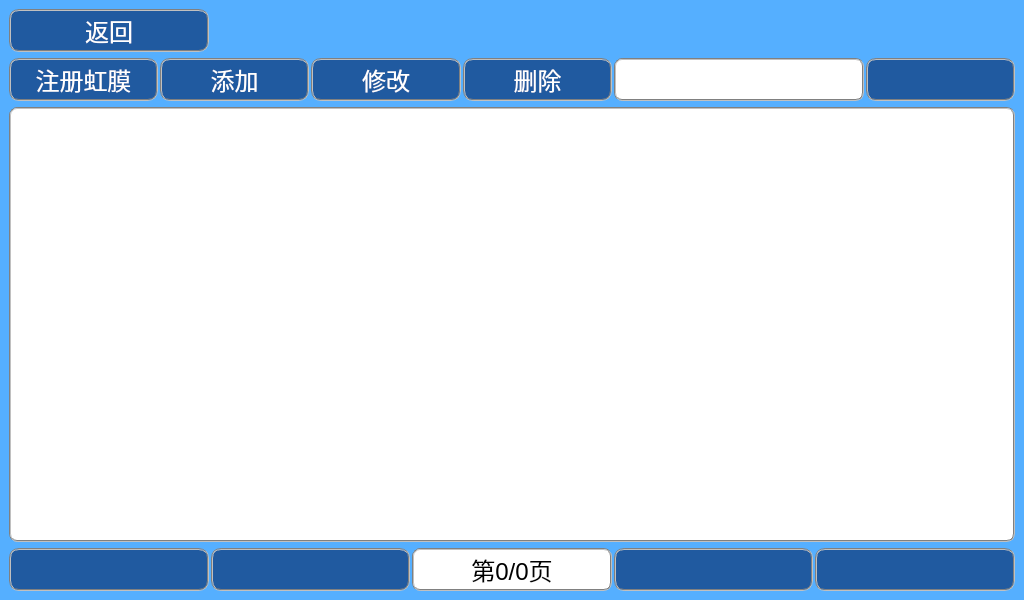
<?xml version="1.0" encoding="UTF-8"?>
<ui version="4.0">
 <class>PersonManage</class>
 <widget class="QDialog" name="PersonManage">
  <property name="geometry">
   <rect>
    <x>0</x>
    <y>0</y>
    <width>1024</width>
    <height>600</height>
   </rect>
  </property>
  <property name="sizePolicy">
   <sizepolicy hsizetype="Preferred" vsizetype="Expanding">
    <horstretch>0</horstretch>
    <verstretch>0</verstretch>
   </sizepolicy>
  </property>
  <property name="font">
   <font>
    <pointsize>9</pointsize>
   </font>
  </property>
  <property name="mouseTracking">
   <bool>true</bool>
  </property>
  <property name="windowTitle">
   <string>MainWindow</string>
  </property>
  <property name="styleSheet">
   <string notr="true"/>
  </property>
  <layout class="QGridLayout" name="gridLayout_3">
   <property name="margin">
    <number>0</number>
   </property>
   <item row="0" column="0">
    <widget class="QWidget" name="centuralWgt" native="true">
     <property name="styleSheet">
      <string notr="true">*{
     color:rgb(0, 0, 0);
     background-color: rgb(85, 175, 255);
}

QTableWidget::item
{
}

QTableWidget::item:selected
{
      selection-background-color: green;
}</string>
     </property>
     <layout class="QGridLayout" name="gridLayout_4">
      <item row="0" column="0">
       <layout class="QGridLayout" name="gridLayout" columnstretch="0,0" rowminimumheight="0" columnminimumwidth="200,0">
        <item row="0" column="0">
         <widget class="QPushButton" name="btnBack">
          <property name="sizePolicy">
           <sizepolicy hsizetype="Minimum" vsizetype="Fixed">
            <horstretch>0</horstretch>
            <verstretch>0</verstretch>
           </sizepolicy>
          </property>
          <property name="font">
           <font>
            <pointsize>18</pointsize>
            <weight>50</weight>
            <italic>false</italic>
            <bold>false</bold>
           </font>
          </property>
          <property name="styleSheet">
           <string notr="true">color: white;
background-color: rgb(32, 90, 160);
border: 2px groove gray;
border-radius: 10px;
padding: 2px 4px;
font: 18pt;</string>
          </property>
          <property name="text">
           <string>返回</string>
          </property>
          <property name="icon">
           <iconset resource="../ikembx00.qrc">
            <normaloff>:/image/jtbq_022.ico</normaloff>:/image/jtbq_022.ico</iconset>
          </property>
          <property name="iconSize">
           <size>
            <width>40</width>
            <height>40</height>
           </size>
          </property>
         </widget>
        </item>
        <item row="0" column="1">
         <spacer name="horizontalSpacer">
          <property name="orientation">
           <enum>Qt::Horizontal</enum>
          </property>
          <property name="sizeHint" stdset="0">
           <size>
            <width>40</width>
            <height>20</height>
           </size>
          </property>
         </spacer>
        </item>
       </layout>
      </item>
      <item row="1" column="0">
       <layout class="QHBoxLayout" name="horizontalLayout">
        <property name="spacing">
         <number>2</number>
        </property>
        <item>
         <widget class="QPushButton" name="btnEnrollIris">
          <property name="sizePolicy">
           <sizepolicy hsizetype="Expanding" vsizetype="Preferred">
            <horstretch>0</horstretch>
            <verstretch>0</verstretch>
           </sizepolicy>
          </property>
          <property name="font">
           <font>
            <pointsize>18</pointsize>
            <weight>50</weight>
            <italic>false</italic>
            <bold>false</bold>
           </font>
          </property>
          <property name="styleSheet">
           <string notr="true">color: white;
background-color: rgb(32, 90, 160);
border: 2px groove gray;
border-radius: 10px;
padding: 2px 4px;
font: 18pt;</string>
          </property>
          <property name="text">
           <string>注册虹膜</string>
          </property>
         </widget>
        </item>
        <item>
         <widget class="QPushButton" name="btnAdd">
          <property name="sizePolicy">
           <sizepolicy hsizetype="Expanding" vsizetype="Preferred">
            <horstretch>0</horstretch>
            <verstretch>0</verstretch>
           </sizepolicy>
          </property>
          <property name="font">
           <font>
            <pointsize>18</pointsize>
            <weight>50</weight>
            <italic>false</italic>
            <bold>false</bold>
           </font>
          </property>
          <property name="styleSheet">
           <string notr="true">color: white;
background-color: rgb(32, 90, 160);
border: 2px groove gray;
border-radius: 10px;
padding: 2px 4px;
font: 18pt;</string>
          </property>
          <property name="text">
           <string>添加</string>
          </property>
         </widget>
        </item>
        <item>
         <widget class="QPushButton" name="btnEdit">
          <property name="sizePolicy">
           <sizepolicy hsizetype="Expanding" vsizetype="Preferred">
            <horstretch>0</horstretch>
            <verstretch>0</verstretch>
           </sizepolicy>
          </property>
          <property name="font">
           <font>
            <pointsize>18</pointsize>
            <weight>50</weight>
            <italic>false</italic>
            <bold>false</bold>
           </font>
          </property>
          <property name="styleSheet">
           <string notr="true">color: white;
background-color: rgb(32, 90, 160);
border: 2px groove gray;
border-radius: 10px;
padding: 2px 4px;
font: 18pt;</string>
          </property>
          <property name="inputMethodHints">
           <set>Qt::ImhNone</set>
          </property>
          <property name="text">
           <string>修改</string>
          </property>
         </widget>
        </item>
        <item>
         <widget class="QPushButton" name="btnDelete">
          <property name="sizePolicy">
           <sizepolicy hsizetype="Expanding" vsizetype="Preferred">
            <horstretch>0</horstretch>
            <verstretch>0</verstretch>
           </sizepolicy>
          </property>
          <property name="font">
           <font>
            <pointsize>18</pointsize>
            <weight>50</weight>
            <italic>false</italic>
            <bold>false</bold>
           </font>
          </property>
          <property name="styleSheet">
           <string notr="true">color: white;
background-color: rgb(32, 90, 160);
border: 2px groove gray;
border-radius: 10px;
padding: 2px 4px;
font: 18pt;</string>
          </property>
          <property name="text">
           <string>删除</string>
          </property>
          <property name="iconSize">
           <size>
            <width>30</width>
            <height>30</height>
           </size>
          </property>
         </widget>
        </item>
        <item>
         <widget class="QLineEdit" name="txtKeyWords">
          <property name="sizePolicy">
           <sizepolicy hsizetype="Expanding" vsizetype="Preferred">
            <horstretch>0</horstretch>
            <verstretch>0</verstretch>
           </sizepolicy>
          </property>
          <property name="font">
           <font>
            <pointsize>20</pointsize>
           </font>
          </property>
          <property name="styleSheet">
           <string notr="true">border-radius: 8px; 
background-color: rgb(255, 255, 255);
border:2px groove gray;
padding: 2px 2px; </string>
          </property>
         </widget>
        </item>
        <item>
         <widget class="QPushButton" name="btnFind">
          <property name="sizePolicy">
           <sizepolicy hsizetype="Expanding" vsizetype="Preferred">
            <horstretch>0</horstretch>
            <verstretch>0</verstretch>
           </sizepolicy>
          </property>
          <property name="styleSheet">
           <string notr="true">color: white;
background-color: rgb(32, 90, 160);
border: 2px groove gray;
border-radius: 10px;
padding: 2px 4px;</string>
          </property>
          <property name="text">
           <string/>
          </property>
          <property name="icon">
           <iconset resource="../ikembx00.qrc">
            <normaloff>:/image/search.ico</normaloff>:/image/search.ico</iconset>
          </property>
          <property name="iconSize">
           <size>
            <width>40</width>
            <height>40</height>
           </size>
          </property>
          <property name="shortcut">
           <string>Backspace</string>
          </property>
          <property name="checkable">
           <bool>true</bool>
          </property>
          <property name="default">
           <bool>true</bool>
          </property>
         </widget>
        </item>
       </layout>
      </item>
      <item row="2" column="0">
       <widget class="QTableWidget" name="twgtPerson">
        <property name="font">
         <font>
          <family>Sans Serif</family>
          <pointsize>16</pointsize>
          <weight>50</weight>
          <italic>false</italic>
          <bold>false</bold>
         </font>
        </property>
        <property name="mouseTracking">
         <bool>false</bool>
        </property>
        <property name="focusPolicy">
         <enum>Qt::NoFocus</enum>
        </property>
        <property name="styleSheet">
         <string notr="true">*{
      border-radius: 8px; 
      font: 16pt &quot;Sans Serif&quot;;
      background-color: rgb(255, 255, 255);
      border:2px groove gray; 
      padding: 2px 2px; 
}

</string>
        </property>
        <property name="editTriggers">
         <set>QAbstractItemView::NoEditTriggers</set>
        </property>
        <property name="rowCount">
         <number>0</number>
        </property>
        <property name="columnCount">
         <number>0</number>
        </property>
        <attribute name="horizontalHeaderCascadingSectionResizes">
         <bool>false</bool>
        </attribute>
        <attribute name="horizontalHeaderDefaultSectionSize">
         <number>500</number>
        </attribute>
        <attribute name="horizontalHeaderMinimumSectionSize">
         <number>0</number>
        </attribute>
        <attribute name="horizontalHeaderShowSortIndicator" stdset="0">
         <bool>true</bool>
        </attribute>
        <attribute name="horizontalHeaderStretchLastSection">
         <bool>true</bool>
        </attribute>
        <attribute name="verticalHeaderDefaultSectionSize">
         <number>40</number>
        </attribute>
        <attribute name="verticalHeaderMinimumSectionSize">
         <number>30</number>
        </attribute>
       </widget>
      </item>
      <item row="3" column="0">
       <layout class="QGridLayout" name="gridLayout_2" rowstretch="0">
        <property name="horizontalSpacing">
         <number>2</number>
        </property>
        <property name="verticalSpacing">
         <number>1</number>
        </property>
        <item row="0" column="2">
         <widget class="QLabel" name="labPageInfo">
          <property name="sizePolicy">
           <sizepolicy hsizetype="Expanding" vsizetype="Preferred">
            <horstretch>0</horstretch>
            <verstretch>0</verstretch>
           </sizepolicy>
          </property>
          <property name="font">
           <font>
            <pointsize>18</pointsize>
            <weight>50</weight>
            <italic>false</italic>
            <bold>false</bold>
           </font>
          </property>
          <property name="styleSheet">
           <string notr="true">border-radius: 8px; 
background-color: rgb(255, 255, 255);
border:2px groove gray;
padding: 2px 2px; 
font:18pt</string>
          </property>
          <property name="frameShape">
           <enum>QFrame::Panel</enum>
          </property>
          <property name="text">
           <string>第0/0页</string>
          </property>
          <property name="alignment">
           <set>Qt::AlignCenter</set>
          </property>
         </widget>
        </item>
        <item row="0" column="1">
         <widget class="QPushButton" name="btnPreviousPage">
          <property name="sizePolicy">
           <sizepolicy hsizetype="Expanding" vsizetype="Preferred">
            <horstretch>0</horstretch>
            <verstretch>0</verstretch>
           </sizepolicy>
          </property>
          <property name="font">
           <font>
            <pointsize>20</pointsize>
           </font>
          </property>
          <property name="styleSheet">
           <string notr="true">color: white;
background-color: rgb(32, 90, 160);
border: 2px groove gray;
border-radius: 10px;
padding: 2px 4px;</string>
          </property>
          <property name="text">
           <string/>
          </property>
          <property name="icon">
           <iconset resource="../ikembx00.qrc">
            <normaloff>:/image/ui_goto_previous.ico</normaloff>:/image/ui_goto_previous.ico</iconset>
          </property>
          <property name="iconSize">
           <size>
            <width>40</width>
            <height>40</height>
           </size>
          </property>
         </widget>
        </item>
        <item row="0" column="0">
         <widget class="QPushButton" name="btnHeadPage">
          <property name="enabled">
           <bool>true</bool>
          </property>
          <property name="sizePolicy">
           <sizepolicy hsizetype="Expanding" vsizetype="Preferred">
            <horstretch>0</horstretch>
            <verstretch>0</verstretch>
           </sizepolicy>
          </property>
          <property name="font">
           <font>
            <pointsize>20</pointsize>
           </font>
          </property>
          <property name="styleSheet">
           <string notr="true">color: white;
background-color: rgb(32, 90, 160);
border: 2px groove gray;
border-radius: 10px;
padding: 2px 4px;</string>
          </property>
          <property name="text">
           <string/>
          </property>
          <property name="icon">
           <iconset resource="../ikembx00.qrc">
            <normaloff>:/image/ui_goto_home.ico</normaloff>:/image/ui_goto_home.ico</iconset>
          </property>
          <property name="iconSize">
           <size>
            <width>40</width>
            <height>40</height>
           </size>
          </property>
         </widget>
        </item>
        <item row="0" column="4">
         <widget class="QPushButton" name="btnTailPage">
          <property name="sizePolicy">
           <sizepolicy hsizetype="Expanding" vsizetype="Preferred">
            <horstretch>0</horstretch>
            <verstretch>0</verstretch>
           </sizepolicy>
          </property>
          <property name="font">
           <font>
            <pointsize>20</pointsize>
           </font>
          </property>
          <property name="contextMenuPolicy">
           <enum>Qt::NoContextMenu</enum>
          </property>
          <property name="styleSheet">
           <string notr="true">color: white;
background-color: rgb(32, 90, 160);
border: 2px groove gray;
border-radius: 10px;
padding: 2px 4px;</string>
          </property>
          <property name="text">
           <string/>
          </property>
          <property name="icon">
           <iconset resource="../ikembx00.qrc">
            <normaloff>:/image/ui_goto_tail.ico</normaloff>:/image/ui_goto_tail.ico</iconset>
          </property>
          <property name="iconSize">
           <size>
            <width>40</width>
            <height>40</height>
           </size>
          </property>
         </widget>
        </item>
        <item row="0" column="3">
         <widget class="QPushButton" name="btnNextPage">
          <property name="sizePolicy">
           <sizepolicy hsizetype="Expanding" vsizetype="Preferred">
            <horstretch>0</horstretch>
            <verstretch>0</verstretch>
           </sizepolicy>
          </property>
          <property name="font">
           <font>
            <pointsize>20</pointsize>
           </font>
          </property>
          <property name="styleSheet">
           <string notr="true">color: white;
background-color: rgb(32, 90, 160);
border: 2px groove gray;
border-radius: 10px;
padding: 2px 4px;</string>
          </property>
          <property name="text">
           <string/>
          </property>
          <property name="icon">
           <iconset resource="../ikembx00.qrc">
            <normaloff>:/image/ui_goto_next.ico</normaloff>:/image/ui_goto_next.ico</iconset>
          </property>
          <property name="iconSize">
           <size>
            <width>40</width>
            <height>40</height>
           </size>
          </property>
          <property name="default">
           <bool>false</bool>
          </property>
         </widget>
        </item>
       </layout>
      </item>
     </layout>
    </widget>
   </item>
  </layout>
 </widget>
 <tabstops>
  <tabstop>txtKeyWords</tabstop>
  <tabstop>btnFind</tabstop>
  <tabstop>btnEnrollIris</tabstop>
  <tabstop>btnAdd</tabstop>
  <tabstop>btnEdit</tabstop>
  <tabstop>btnDelete</tabstop>
  <tabstop>btnHeadPage</tabstop>
  <tabstop>btnPreviousPage</tabstop>
  <tabstop>btnNextPage</tabstop>
  <tabstop>btnTailPage</tabstop>
  <tabstop>btnBack</tabstop>
 </tabstops>
 <resources>
  <include location="../ikembx00.qrc"/>
 </resources>
 <connections/>
</ui>
